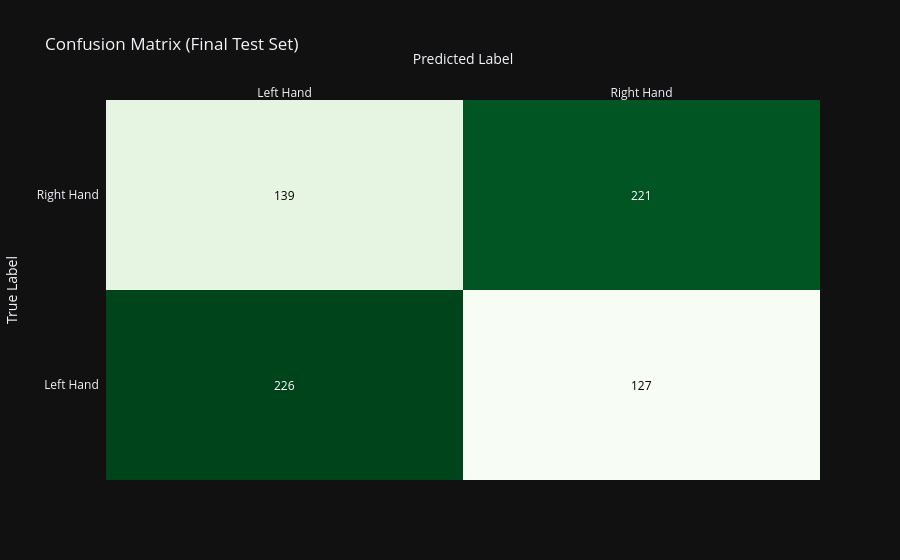

The code cell stored with this chart in its notebook:
### Code cell
svm_model = train_model(120000, 'scale')

### Figure 1 — Plotly figure (JSON) as saved in the notebook; plotly's stock layout.template omitted (floating-point values rounded to 4 significant figures)
{"data": [{"colorscale": [[0.0, "rgb(247,252,245)"], [0.125, "rgb(229,245,224)"], [0.25, "rgb(199,233,192)"], [0.375, "rgb(161,217,155)"], [0.5, "rgb(116,196,118)"], [0.625, "rgb(65,171,93)"], [0.75, "rgb(35,139,69)"], [0.875, "rgb(0,109,44)"], [1.0, "rgb(0,68,27)"]], "reversescale": false, "showscale": false, "x": ["Left Hand", "Right Hand"], "y": ["Left Hand", "Right Hand"], "z": [[226, 127], [139, 221]], "type": "heatmap"}], "layout": {"annotations": [{"font": {"color": "#FFFFFF"}, "showarrow": false, "text": "226", "x": "Left Hand", "xref": "x", "y": "Left Hand", "yref": "y"}, {"font": {"color": "#000000"}, "showarrow": false, "text": "127", "x": "Right Hand", "xref": "x", "y": "Left Hand", "yref": "y"}, {"font": {"color": "#000000"}, "showarrow": false, "text": "139", "x": "Left Hand", "xref": "x", "y": "Right Hand", "yref": "y"}, {"font": {"color": "#FFFFFF"}, "showarrow": false, "text": "221", "x": "Right Hand", "xref": "x", "y": "Right Hand", "yref": "y"}], "xaxis": {"dtick": 1, "gridcolor": "rgb(0, 0, 0)", "side": "top", "ticks": "", "title": {"text": "Predicted Label"}}, "yaxis": {"dtick": 1, "ticks": "", "ticksuffix": "  ", "title": {"text": "True Label"}}, "title": {"text": "Confusion Matrix (Final Test Set)"}}}
